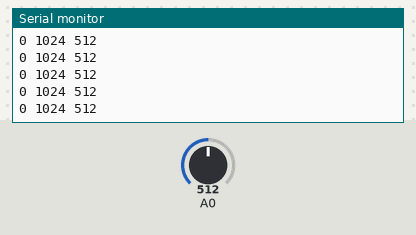
The sketch below on a simulated Arduino Uno, built with avr-gcc and run on an emulated ATmega328P. Parts: the last lines printed to the serial monitor. The test bench sets the inputs (shaded band); at power-on: A0 = 512.

Above: at 1.2 s.
1.3 s: A0 set to 985
At 1.8 s:
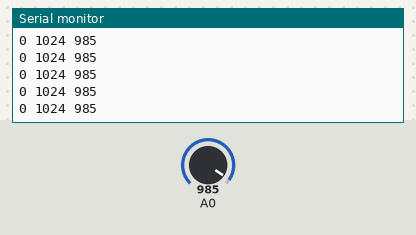
2.8 s: A0 set to 1010
At 3.7 s:
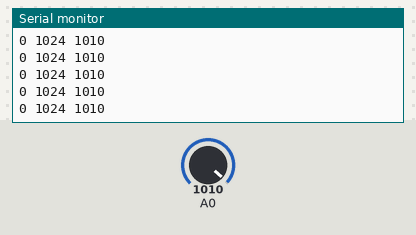
4.3 s: A0 set to 11
At 5.4 s:
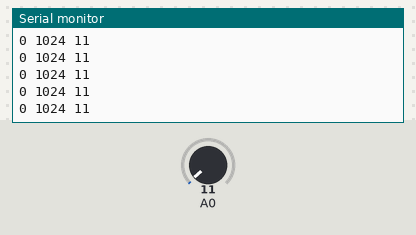
5.8 s: A0 set to 8
At 6.3 s:
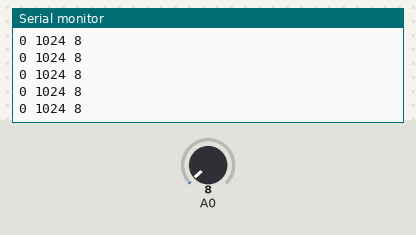
Timing chart, 0 to 8.3 s (numbered marks = the images above; inputs shaded):
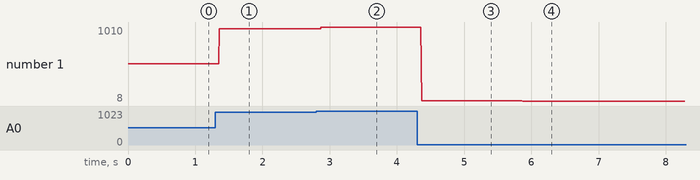

The sketch:

waterlevel.ino
```cpp
// Debug print
#define DEBUG

#ifdef DEBUG
#define PRINT(x)  Serial.print (x)
#define PRINTL(x)  Serial.println (x)
#else
#define PRINT(x)
#define PRINTL(x)
#endif

void setup() {
  // put your setup code here, to run once:
  Serial.begin(9600);
}


void plotScale(uint16_t mins, uint16_t maxs) {
  Serial.print(mins);
  Serial.print(" ");
  Serial.print(maxs);
  Serial.print(" ");
}

void loop() {
  // put your main code here, to run repeatedly:
  uint16_t val;
  val = analogRead(A0);

  plotScale(0,1024);
  PRINTL(analogRead(A0));
}
```

Measured:
- after the input at 1.3 s, the serial monitor: prints a new line after 0.06 s (image 1)
- after the input at 2.8 s, the serial monitor: prints a new line after 0.07 s (image 2)
- after the input at 4.3 s, the serial monitor: prints a new line after 0.07 s (image 3)
- after the input at 5.8 s, the serial monitor: prints a new line after 0.07 s (image 4)
- plotted number 1: 512 → 985 after the input at 1.3 s, 985 → 1010 after the input at 2.8 s, 1010 → 11 after the input at 4.3 s, 11 → 8 after the input at 5.8 s
